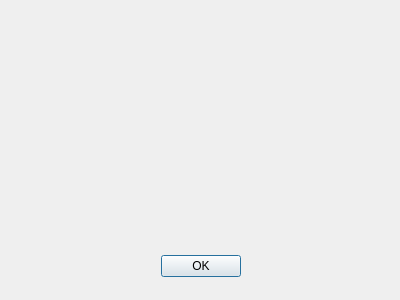
<?xml version="1.0" encoding="UTF-8"?>
<ui version="4.0">
 <class>about</class>
 <widget class="QDialog" name="about">
  <property name="geometry">
   <rect>
    <x>0</x>
    <y>0</y>
    <width>400</width>
    <height>300</height>
   </rect>
  </property>
  <property name="minimumSize">
   <size>
    <width>400</width>
    <height>300</height>
   </size>
  </property>
  <property name="maximumSize">
   <size>
    <width>400</width>
    <height>300</height>
   </size>
  </property>
  <property name="windowTitle">
   <string>Dialog</string>
  </property>
  <widget class="QDialogButtonBox" name="buttonBox">
   <property name="geometry">
    <rect>
     <x>30</x>
     <y>250</y>
     <width>341</width>
     <height>32</height>
    </rect>
   </property>
   <property name="orientation">
    <enum>Qt::Horizontal</enum>
   </property>
   <property name="standardButtons">
    <set>QDialogButtonBox::Ok</set>
   </property>
   <property name="centerButtons">
    <bool>true</bool>
   </property>
  </widget>
  <widget class="QLabel" name="info">
   <property name="geometry">
    <rect>
     <x>20</x>
     <y>10</y>
     <width>361</width>
     <height>221</height>
    </rect>
   </property>
   <property name="text">
    <string/>
   </property>
  </widget>
 </widget>
 <resources/>
 <connections>
  <connection>
   <sender>buttonBox</sender>
   <signal>accepted()</signal>
   <receiver>about</receiver>
   <slot>accept()</slot>
   <hints>
    <hint type="sourcelabel">
     <x>248</x>
     <y>254</y>
    </hint>
    <hint type="destinationlabel">
     <x>157</x>
     <y>274</y>
    </hint>
   </hints>
  </connection>
  <connection>
   <sender>buttonBox</sender>
   <signal>rejected()</signal>
   <receiver>about</receiver>
   <slot>reject()</slot>
   <hints>
    <hint type="sourcelabel">
     <x>316</x>
     <y>260</y>
    </hint>
    <hint type="destinationlabel">
     <x>286</x>
     <y>274</y>
    </hint>
   </hints>
  </connection>
 </connections>
</ui>
